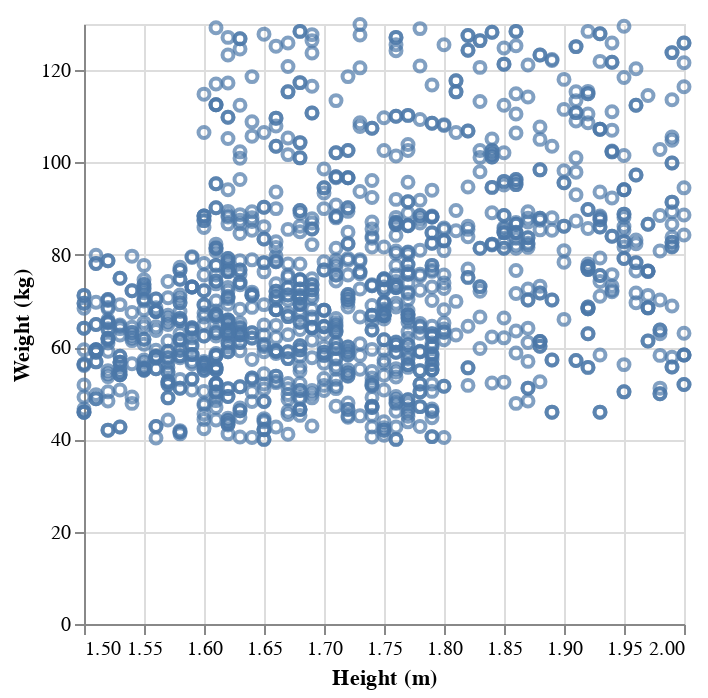

The code cell stored with this chart in its notebook:
### Code cell
alt.Chart(users).mark_point().encode(
    x=alt.X("Height (m)").scale(zero=False),
    y="Weight (kg)"
)

### Figure 1 — Vega-Lite specification as saved in the notebook (floating-point values rounded to 4 significant figures; data arrays with more than 128 entries replaced by an {"elided": "..."} marker saying what was removed)
{"config": {"view": {"continuousWidth": 300, "continuousHeight": 300}}, "data": {"name": "data-81d788c5607c71eaa6ecdd66d67cace9"}, "mark": {"type": "point"}, "encoding": {"x": {"field": "Height (m)", "scale": {"zero": false}, "type": "quantitative"}, "y": {"field": "Weight (kg)", "type": "quantitative"}}, "$schema": "https://vega.github.io/schema/vega-lite/v5.20.1.json", "datasets": {"data-81d788c5607c71eaa6ecdd66d67cace9": {"elided": "1291 records"}}}
